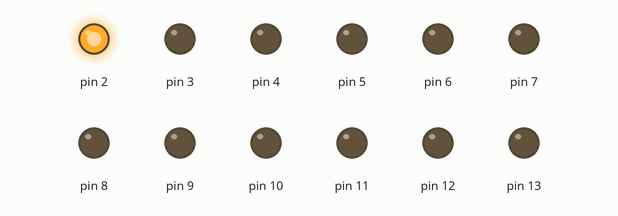
Recording of a sketch running on a simulated Arduino Uno, built with avr-gcc and run on an emulated ATmega328P. Shown: output pins drawn as LEDs (lit = HIGH).

Above: at 0.12 s.
At 0.87 s:
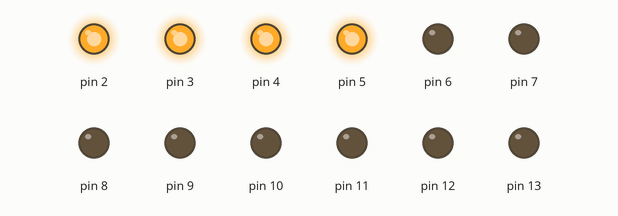
At 1.87 s:
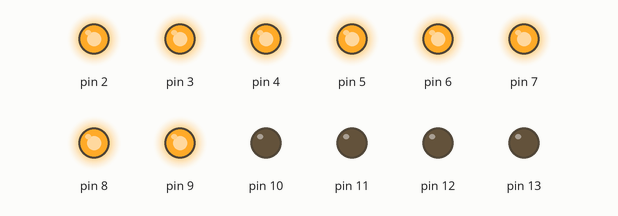
At 3.62 s:
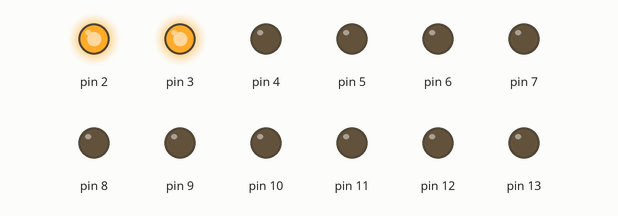
At 5.37 s:
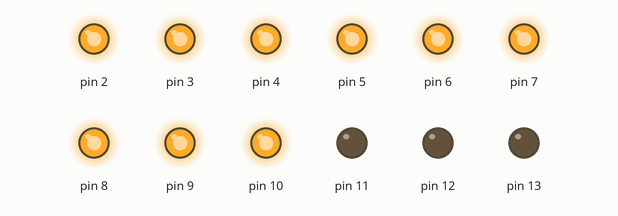
At 7.12 s:
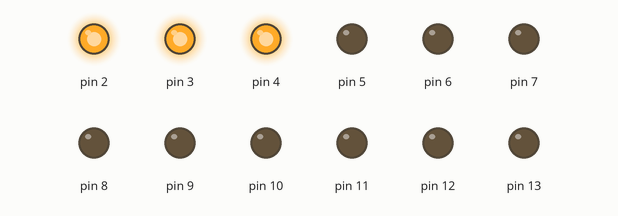
Timing chart, 0 to 7.5 s (numbered marks = the images above):
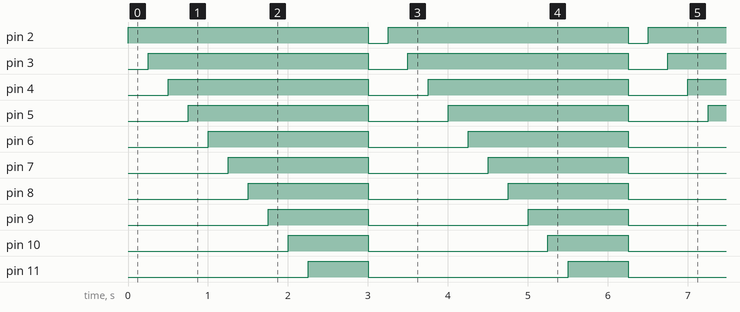

Measured:
- by itself, pin 2: alternates HIGH for 3.0 s and LOW for 0.25 s
- by itself, pin 3: alternates HIGH for 2.8 s and LOW for 0.50 s
- by itself, pin 4: alternates HIGH for 2.5 s and LOW for 0.75 s
- by itself, pin 5: alternates HIGH for 2.2 s and LOW for 1.0 s
- by itself, pin 6: alternates HIGH for 2.0 s and LOW for 1.3 s
- by itself, pin 7: alternates HIGH for 1.8 s and LOW for 1.5 s
- by itself, pin 8: alternates HIGH for 1.5 s and LOW for 1.7 s
- by itself, pin 9: alternates HIGH for 1.3 s and LOW for 2.0 s

The sketch:

Q3-3.ino
```cpp
long lastTimeStateChange = 0;
String state = "2";
void setup() {
  Serial.begin(9600);
  pinMode(2, OUTPUT);
  pinMode(3, OUTPUT);
  pinMode(4, OUTPUT);
  pinMode(5, OUTPUT);
  pinMode(6, OUTPUT);
  pinMode(7, OUTPUT);
  pinMode(8, OUTPUT);
  pinMode(9, OUTPUT);
  pinMode(10, OUTPUT);
  pinMode(11, OUTPUT);
  pinMode(12, OUTPUT);
  pinMode(13, OUTPUT);
}
void loop() {
  long currentTime = millis();
  if (state == "2") {
    digitalWrite(2, 1);
    if (currentTime - lastTimeStateChange >= 250) {
        state = "3";
        lastTimeStateChange = currentTime;
    }
  }
  else if (state == "3") {
    digitalWrite(3, 1);
    if (currentTime - lastTimeStateChange >= 250) {
        state = "4";
        lastTimeStateChange = currentTime;
    }
  }
  else if (state == "4") {
    digitalWrite(4, 1);
    if (currentTime - lastTimeStateChange >= 250) {
        state = "5";
        lastTimeStateChange = currentTime;
    }
  }
  else if (state == "5") {
    digitalWrite(5, 1);
    if (currentTime - lastTimeStateChange >= 250) {
        state = "6";
        lastTimeStateChange = currentTime;
    }
  }
  else if (state == "6") {
    digitalWrite(6, 1);
    if (currentTime - lastTimeStateChange >= 250) {
        state = "7";
        lastTimeStateChange = currentTime;
    }
  }
  else if (state == "7") {
    digitalWrite(7, 1);
    if (currentTime - lastTimeStateChange >= 250) {
        state = "8";
        lastTimeStateChange = currentTime;
    }
  }
  else if (state == "8") {
    digitalWrite(8, 1);
    if (currentTime - lastTimeStateChange >= 250) {
        state = "9";
        lastTimeStateChange = currentTime;
    }
  }
  else if (state == "9") {
    digitalWrite(9, 1);
    if (currentTime - lastTimeStateChange >= 250) {
        state = "10";
        lastTimeStateChange = currentTime;
    }
  }
  else if (state == "10") {
    digitalWrite(10, 1);
    if (currentTime - lastTimeStateChange >= 250) {
        state = "11";
        lastTimeStateChange = currentTime;
    }
  }
  else if (state == "11") {
    digitalWrite(11, 1);
    if (currentTime - lastTimeStateChange >= 250) {
        state = "12";
        lastTimeStateChange = currentTime;
    }
  }
  else if (state == "12") {
    digitalWrite(12, 1);
    if (currentTime - lastTimeStateChange >= 250) {
        state = "13";
        lastTimeStateChange = currentTime;
    }
  }
  else if (state == "13") {
    digitalWrite(13, 1);
    if (currentTime - lastTimeStateChange >= 250) {
        state = "OFF";
        lastTimeStateChange = currentTime;
    }
  }
  else if (state == "OFF") {
      digitalWrite(2, 0);
      digitalWrite(3, 0);
      digitalWrite(4, 0);
      digitalWrite(5, 0);
      digitalWrite(6, 0);
      digitalWrite(7, 0);
      digitalWrite(8, 0);
      digitalWrite(9, 0);
      digitalWrite(10, 0);
      digitalWrite(11, 0);
      digitalWrite(12, 0);
      digitalWrite(13, 0);
      if (currentTime - lastTimeStateChange >= 250) {
        state = "2";
        lastTimeStateChange = currentTime;
    }
  }
}
```
